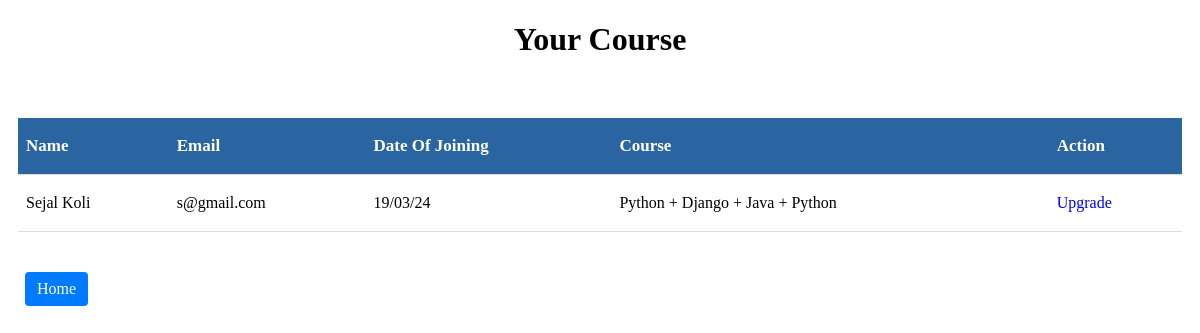
Screenshot of /add_course/1/s@gmail.com with the database file from the repository.
### management_app/models.py (models this page shows, shortened)
class Enquiry(models.Model):
    name = models.CharField(max_length = 50)
    email = models.CharField(max_length = 50)
    password = models.CharField(max_length = 50,null= True)
    address = models.CharField(max_length = 50)
    contact = models.CharField(max_length = 50)
    education = models.CharField(max_length = 50)
    date = models.CharField(max_length = 50)
    department = models.CharField(max_length = 50,null= True)
    aadharno = models.CharField(max_length = 50,null= True)
    clgname = models.CharField(max_length = 50,null= True)
    reference = models.CharField(max_length = 50,null= True)
    enrl_status = models.CharField(max_length=50,default = "NO")
    course = models.CharField(max_length=50,default="Not Enroll Yet")
    class Meta:
        db_table = "enquiry"

### management_app/views.py (the view)
# urls.py: path('add_course/<int:id>/<str:email>',views.add_course),
def add_course(request,id,email):
    add_course = Enquiry.objects.filter(email=email)
    cr = Courses.objects.filter(id=id).values('coursename').first()
    for i in add_course:
        i.course += str(" ") +str("+ ") + cr['coursename']
        i.save()
    users = Enquiry.objects.filter(email=email)
    if users.exists():
            login = users.first()
            return render(request,"stdresult.html",{'login':login})
    else:
            return render(request, 'stdlogin.html', {"msg": "Course cannot add"})

### templates/stdresult.html (shortened to what this page needs)
<!DOCTYPE html>
<html lang="en">
<head>
</head>
<body>
    <center><h1>Your Course</h1></center><br>
    <table>
        <thead>
        <tr>
            <th>Name</th>
            <th>Email</th>
            <th>Date Of Joining</th>
            <th>Course</th>
            <th>Action</th>
        </tr>
        </thead>
        <tbody>
        <tr>
            <td>{{ login.name }}</td>
            <td>{{ login.email }}</td>
            <td>{{ login.date }}</td>
            <td>{{ login.course }}</td>
            <td><a href = "/upgrade/{{ login.department }}/{{ login.email }}" class="button">Upgrade</a></td>
        </tr>
        </tbody>
        </table>
        <div class="button-container">
        <a href="/"class="button-link">Home</a>
        </div>
</body>
</html>

### templates/stdresult.html (style rules this page uses)
body, ul { margin: 0; padding: 0; }
.button-link { display: inline-block; background-color: #007bff; color: #fff; text-decoration: none; padding: 8px 12px; border-radius: 4px; margin-left:25px; }
.button-container { margin-top: 40px; }
table { width: 97%; margin: 20px auto; border-collapse: collapse; text-align: center; }
th, td { border: none; text-align: left; padding: 8px; height: 40px; border-bottom: 1px solid #ddd; overflow: hidden; text-overflow: ellipsis; white-space: nowrap; }
th { background-color:#2a65a1; color: white; font-weight: bold; font-size:17px; }
.button { text-decoration: none; }

### rows the page displays
Enquiry: name "Sejal Koli", email "s@gmail.com", date "19/03/24", course "Python + Django + Java + Python"
